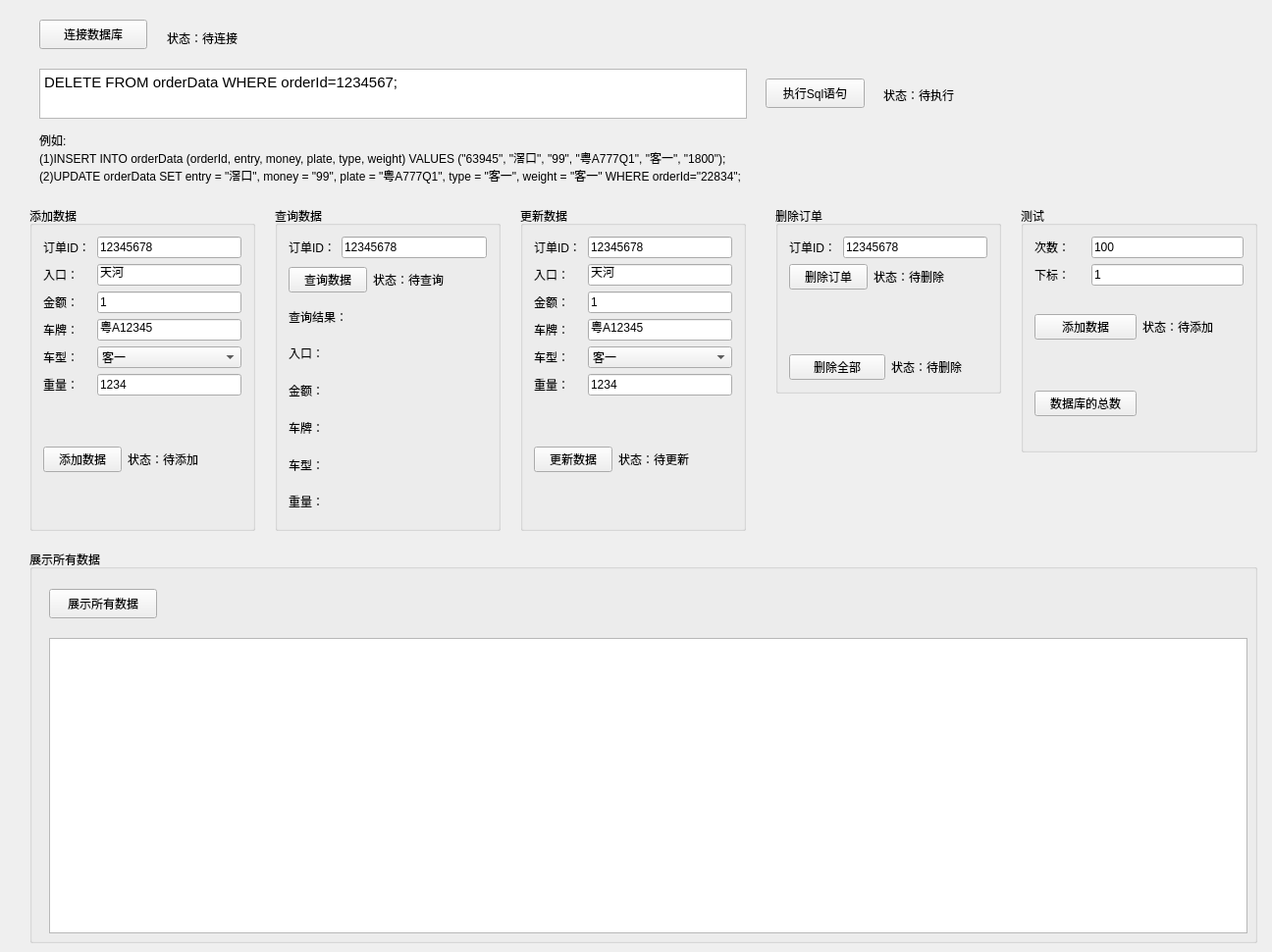
<?xml version="1.0" encoding="UTF-8"?>
<ui version="4.0">
 <class>DataBase_TestTool</class>
 <widget class="QWidget" name="DataBase_TestTool">
  <property name="geometry">
   <rect>
    <x>0</x>
    <y>0</y>
    <width>1296</width>
    <height>970</height>
   </rect>
  </property>
  <property name="windowTitle">
   <string>DataBase_TestTool</string>
  </property>
  <widget class="QPushButton" name="btn_connectDB">
   <property name="geometry">
    <rect>
     <x>40</x>
     <y>20</y>
     <width>110</width>
     <height>30</height>
    </rect>
   </property>
   <property name="text">
    <string>连接数据库</string>
   </property>
  </widget>
  <widget class="QLabel" name="label_connectStatus">
   <property name="geometry">
    <rect>
     <x>170</x>
     <y>30</y>
     <width>171</width>
     <height>17</height>
    </rect>
   </property>
   <property name="text">
    <string>状态：待连接</string>
   </property>
  </widget>
  <widget class="QGroupBox" name="groupBox">
   <property name="geometry">
    <rect>
     <x>30</x>
     <y>210</y>
     <width>230</width>
     <height>331</height>
    </rect>
   </property>
   <property name="title">
    <string>添加数据</string>
   </property>
   <layout class="QVBoxLayout" name="verticalLayout">
    <item>
     <layout class="QHBoxLayout" name="horizontalLayout" stretch="1,3">
      <item>
       <widget class="QLabel" name="label_orderId">
        <property name="text">
         <string>订单ID：</string>
        </property>
       </widget>
      </item>
      <item>
       <widget class="QLineEdit" name="lineEdit_orderId">
        <property name="text">
         <string>12345678</string>
        </property>
       </widget>
      </item>
     </layout>
    </item>
    <item>
     <layout class="QHBoxLayout" name="horizontalLayout_2" stretch="1,3">
      <item>
       <widget class="QLabel" name="label_orderId_2">
        <property name="text">
         <string>入口：</string>
        </property>
       </widget>
      </item>
      <item>
       <widget class="QLineEdit" name="lineEdit_entry">
        <property name="text">
         <string>天河</string>
        </property>
       </widget>
      </item>
     </layout>
    </item>
    <item>
     <layout class="QHBoxLayout" name="horizontalLayout_4" stretch="1,3">
      <item>
       <widget class="QLabel" name="label2">
        <property name="text">
         <string>金额：</string>
        </property>
       </widget>
      </item>
      <item>
       <widget class="QLineEdit" name="lineEdit_money">
        <property name="text">
         <string>1</string>
        </property>
       </widget>
      </item>
     </layout>
    </item>
    <item>
     <layout class="QHBoxLayout" name="horizontalLayout_5" stretch="1,3">
      <item>
       <widget class="QLabel" name="label_22">
        <property name="text">
         <string>车牌：</string>
        </property>
       </widget>
      </item>
      <item>
       <widget class="QLineEdit" name="lineEdit_plate">
        <property name="text">
         <string>粤A12345</string>
        </property>
       </widget>
      </item>
     </layout>
    </item>
    <item>
     <layout class="QHBoxLayout" name="horizontalLayout_6" stretch="1,3">
      <item>
       <widget class="QLabel" name="label_type">
        <property name="text">
         <string>车型：</string>
        </property>
       </widget>
      </item>
      <item>
       <widget class="QComboBox" name="comboBox_type">
        <item>
         <property name="text">
          <string>客一</string>
         </property>
        </item>
        <item>
         <property name="text">
          <string>客二</string>
         </property>
        </item>
        <item>
         <property name="text">
          <string>客三</string>
         </property>
        </item>
        <item>
         <property name="text">
          <string>客四</string>
         </property>
        </item>
        <item>
         <property name="text">
          <string>货一</string>
         </property>
        </item>
        <item>
         <property name="text">
          <string>货二</string>
         </property>
        </item>
        <item>
         <property name="text">
          <string>货三</string>
         </property>
        </item>
        <item>
         <property name="text">
          <string>货四</string>
         </property>
        </item>
       </widget>
      </item>
     </layout>
    </item>
    <item>
     <layout class="QHBoxLayout" name="horizontalLayout_7" stretch="1,3">
      <item>
       <widget class="QLabel" name="label_weight">
        <property name="text">
         <string>重量：</string>
        </property>
       </widget>
      </item>
      <item>
       <widget class="QLineEdit" name="lineEdit_weight">
        <property name="text">
         <string>1234</string>
        </property>
       </widget>
      </item>
     </layout>
    </item>
    <item>
     <layout class="QHBoxLayout" name="horizontalLayout_3" stretch="1,3">
      <item>
       <widget class="QPushButton" name="btn_add">
        <property name="text">
         <string>添加数据</string>
        </property>
       </widget>
      </item>
      <item>
       <widget class="QLabel" name="label_addDataStatus">
        <property name="text">
         <string>状态：待添加</string>
        </property>
       </widget>
      </item>
     </layout>
    </item>
   </layout>
  </widget>
  <widget class="QGroupBox" name="groupBox_2">
   <property name="geometry">
    <rect>
     <x>280</x>
     <y>210</y>
     <width>230</width>
     <height>331</height>
    </rect>
   </property>
   <property name="title">
    <string>查询数据</string>
   </property>
   <layout class="QVBoxLayout" name="verticalLayout_2">
    <item>
     <layout class="QHBoxLayout" name="horizontalLayout_8">
      <item>
       <widget class="QLabel" name="label_orderId_3">
        <property name="text">
         <string>订单ID：</string>
        </property>
       </widget>
      </item>
      <item>
       <widget class="QLineEdit" name="lineEdit_queryOrderID">
        <property name="text">
         <string>12345678</string>
        </property>
       </widget>
      </item>
     </layout>
    </item>
    <item>
     <layout class="QHBoxLayout" name="horizontalLayout_9" stretch="1,3">
      <item>
       <widget class="QPushButton" name="btn_query">
        <property name="text">
         <string>查询数据</string>
        </property>
       </widget>
      </item>
      <item>
       <widget class="QLabel" name="label_queryStatus">
        <property name="text">
         <string>状态：待查询</string>
        </property>
       </widget>
      </item>
     </layout>
    </item>
    <item>
     <widget class="QLabel" name="label">
      <property name="text">
       <string>查询结果：</string>
      </property>
     </widget>
    </item>
    <item>
     <layout class="QHBoxLayout" name="horizontalLayout_10" stretch="1,3">
      <item>
       <widget class="QLabel" name="label_orderId_4">
        <property name="text">
         <string>入口：</string>
        </property>
       </widget>
      </item>
      <item>
       <widget class="QLabel" name="label_entryQuery">
        <property name="text">
         <string/>
        </property>
       </widget>
      </item>
     </layout>
    </item>
    <item>
     <layout class="QHBoxLayout" name="horizontalLayout_11" stretch="1,3">
      <item>
       <widget class="QLabel" name="label_money_2">
        <property name="text">
         <string>金额：</string>
        </property>
       </widget>
      </item>
      <item>
       <widget class="QLabel" name="label_moneyQuery">
        <property name="text">
         <string/>
        </property>
       </widget>
      </item>
     </layout>
    </item>
    <item>
     <layout class="QHBoxLayout" name="horizontalLayout_12" stretch="1,3">
      <item>
       <widget class="QLabel" name="label_plateQuery22">
        <property name="text">
         <string>车牌：</string>
        </property>
       </widget>
      </item>
      <item>
       <widget class="QLabel" name="label_plateQuery">
        <property name="text">
         <string/>
        </property>
       </widget>
      </item>
     </layout>
    </item>
    <item>
     <layout class="QHBoxLayout" name="horizontalLayout_13" stretch="1,3">
      <item>
       <widget class="QLabel" name="label_type_2">
        <property name="text">
         <string>车型：</string>
        </property>
       </widget>
      </item>
      <item>
       <widget class="QLabel" name="label_typeQuery">
        <property name="text">
         <string/>
        </property>
       </widget>
      </item>
     </layout>
    </item>
    <item>
     <layout class="QHBoxLayout" name="horizontalLayout_14" stretch="1,3">
      <item>
       <widget class="QLabel" name="label_weight_2">
        <property name="text">
         <string>重量：</string>
        </property>
       </widget>
      </item>
      <item>
       <widget class="QLabel" name="label_weightQuery">
        <property name="text">
         <string/>
        </property>
       </widget>
      </item>
     </layout>
    </item>
   </layout>
  </widget>
  <widget class="QGroupBox" name="groupBox_3">
   <property name="geometry">
    <rect>
     <x>30</x>
     <y>560</y>
     <width>1251</width>
     <height>401</height>
    </rect>
   </property>
   <property name="title">
    <string>展示所有数据</string>
   </property>
   <widget class="QTableView" name="tableView">
    <property name="geometry">
     <rect>
      <x>20</x>
      <y>90</y>
      <width>1221</width>
      <height>301</height>
     </rect>
    </property>
   </widget>
   <widget class="QPushButton" name="btn_showAll">
    <property name="geometry">
     <rect>
      <x>20</x>
      <y>40</y>
      <width>110</width>
      <height>30</height>
     </rect>
    </property>
    <property name="text">
     <string>展示所有数据</string>
    </property>
   </widget>
  </widget>
  <widget class="QGroupBox" name="groupBox_4">
   <property name="geometry">
    <rect>
     <x>530</x>
     <y>210</y>
     <width>230</width>
     <height>331</height>
    </rect>
   </property>
   <property name="title">
    <string>更新数据</string>
   </property>
   <layout class="QVBoxLayout" name="verticalLayout_3">
    <item>
     <layout class="QHBoxLayout" name="horizontalLayout_15" stretch="1,3">
      <item>
       <widget class="QLabel" name="label_orderId_5">
        <property name="text">
         <string>订单ID：</string>
        </property>
       </widget>
      </item>
      <item>
       <widget class="QLineEdit" name="lineEdit_orderIdUpdate">
        <property name="text">
         <string>12345678</string>
        </property>
       </widget>
      </item>
     </layout>
    </item>
    <item>
     <layout class="QHBoxLayout" name="horizontalLayout_16" stretch="1,3">
      <item>
       <widget class="QLabel" name="label_orderId_6">
        <property name="text">
         <string>入口：</string>
        </property>
       </widget>
      </item>
      <item>
       <widget class="QLineEdit" name="lineEdit_entryUpdate">
        <property name="text">
         <string>天河</string>
        </property>
       </widget>
      </item>
     </layout>
    </item>
    <item>
     <layout class="QHBoxLayout" name="horizontalLayout_17" stretch="1,3">
      <item>
       <widget class="QLabel" name="label2_2">
        <property name="text">
         <string>金额：</string>
        </property>
       </widget>
      </item>
      <item>
       <widget class="QLineEdit" name="lineEdit_moneyUpdate">
        <property name="text">
         <string>1</string>
        </property>
       </widget>
      </item>
     </layout>
    </item>
    <item>
     <layout class="QHBoxLayout" name="horizontalLayout_18" stretch="1,3">
      <item>
       <widget class="QLabel" name="label_23">
        <property name="text">
         <string>车牌：</string>
        </property>
       </widget>
      </item>
      <item>
       <widget class="QLineEdit" name="lineEdit_plateUpdate">
        <property name="text">
         <string>粤A12345</string>
        </property>
       </widget>
      </item>
     </layout>
    </item>
    <item>
     <layout class="QHBoxLayout" name="horizontalLayout_19" stretch="1,3">
      <item>
       <widget class="QLabel" name="label_type_3">
        <property name="text">
         <string>车型：</string>
        </property>
       </widget>
      </item>
      <item>
       <widget class="QComboBox" name="comboBox_typeUpdate">
        <item>
         <property name="text">
          <string>客一</string>
         </property>
        </item>
        <item>
         <property name="text">
          <string>客二</string>
         </property>
        </item>
        <item>
         <property name="text">
          <string>客三</string>
         </property>
        </item>
        <item>
         <property name="text">
          <string>客四</string>
         </property>
        </item>
        <item>
         <property name="text">
          <string>货一</string>
         </property>
        </item>
        <item>
         <property name="text">
          <string>货二</string>
         </property>
        </item>
        <item>
         <property name="text">
          <string>货三</string>
         </property>
        </item>
        <item>
         <property name="text">
          <string>货四</string>
         </property>
        </item>
       </widget>
      </item>
     </layout>
    </item>
    <item>
     <layout class="QHBoxLayout" name="horizontalLayout_20" stretch="1,3">
      <item>
       <widget class="QLabel" name="label_weight_3">
        <property name="text">
         <string>重量：</string>
        </property>
       </widget>
      </item>
      <item>
       <widget class="QLineEdit" name="lineEdit_weightUpdate">
        <property name="text">
         <string>1234</string>
        </property>
       </widget>
      </item>
     </layout>
    </item>
    <item>
     <layout class="QHBoxLayout" name="horizontalLayout_21" stretch="1,3">
      <item>
       <widget class="QPushButton" name="btn_update">
        <property name="text">
         <string>更新数据</string>
        </property>
       </widget>
      </item>
      <item>
       <widget class="QLabel" name="label_updateDataStatus">
        <property name="text">
         <string>状态：待更新</string>
        </property>
       </widget>
      </item>
     </layout>
    </item>
   </layout>
  </widget>
  <widget class="QGroupBox" name="groupBox_5">
   <property name="geometry">
    <rect>
     <x>790</x>
     <y>210</y>
     <width>230</width>
     <height>191</height>
    </rect>
   </property>
   <property name="title">
    <string>删除订单</string>
   </property>
   <layout class="QVBoxLayout" name="verticalLayout_5">
    <item>
     <layout class="QHBoxLayout" name="horizontalLayout_22" stretch="1,3">
      <item>
       <widget class="QLabel" name="label_orderId_7">
        <property name="text">
         <string>订单ID：</string>
        </property>
       </widget>
      </item>
      <item>
       <widget class="QLineEdit" name="lineEdit_orderIdDelete">
        <property name="text">
         <string>12345678</string>
        </property>
       </widget>
      </item>
     </layout>
    </item>
    <item>
     <layout class="QHBoxLayout" name="horizontalLayout_23" stretch="1,3">
      <item>
       <widget class="QPushButton" name="btn_delete">
        <property name="text">
         <string>删除订单</string>
        </property>
       </widget>
      </item>
      <item>
       <widget class="QLabel" name="label_deleteDataStatus">
        <property name="text">
         <string>状态：待删除</string>
        </property>
       </widget>
      </item>
     </layout>
    </item>
    <item>
     <spacer name="verticalSpacer">
      <property name="orientation">
       <enum>Qt::Vertical</enum>
      </property>
      <property name="sizeHint" stdset="0">
       <size>
        <width>20</width>
        <height>33</height>
       </size>
      </property>
     </spacer>
    </item>
    <item>
     <layout class="QHBoxLayout" name="horizontalLayout_24">
      <item>
       <widget class="QPushButton" name="btn_deleteAll">
        <property name="text">
         <string>删除全部</string>
        </property>
       </widget>
      </item>
      <item>
       <widget class="QLabel" name="label_deleteAllStatus">
        <property name="text">
         <string>状态：待删除</string>
        </property>
       </widget>
      </item>
     </layout>
    </item>
   </layout>
  </widget>
  <widget class="QPushButton" name="btn_queryExec">
   <property name="geometry">
    <rect>
     <x>780</x>
     <y>80</y>
     <width>101</width>
     <height>30</height>
    </rect>
   </property>
   <property name="text">
    <string>执行Sql语句</string>
   </property>
  </widget>
  <widget class="QLabel" name="label_execSqlStatus">
   <property name="geometry">
    <rect>
     <x>900</x>
     <y>80</y>
     <width>211</width>
     <height>34</height>
    </rect>
   </property>
   <property name="text">
    <string>状态：待执行</string>
   </property>
  </widget>
  <widget class="QLabel" name="label_2">
   <property name="geometry">
    <rect>
     <x>40</x>
     <y>120</y>
     <width>961</width>
     <height>81</height>
    </rect>
   </property>
   <property name="text">
    <string>例如:
(1)INSERT INTO orderData (orderId, entry, money, plate, type, weight) VALUES (&quot;63945&quot;, &quot;滘口&quot;, &quot;99&quot;, &quot;粤A777Q1&quot;, &quot;客一&quot;, &quot;1800&quot;);
(2)UPDATE orderData SET entry = &quot;滘口&quot;, money = &quot;99&quot;, plate = &quot;粤A777Q1&quot;, type = &quot;客一&quot;, weight = &quot;客一&quot; WHERE orderId=&quot;22834&quot;;</string>
   </property>
  </widget>
  <widget class="QTextEdit" name="textEdit_sql">
   <property name="geometry">
    <rect>
     <x>40</x>
     <y>70</y>
     <width>721</width>
     <height>51</height>
    </rect>
   </property>
   <property name="html">
    <string>&lt;!DOCTYPE HTML PUBLIC &quot;-//W3C//DTD HTML 4.0//EN&quot; &quot;http://www.w3.org/TR/REC-html40/strict.dtd&quot;&gt;
&lt;html&gt;&lt;head&gt;&lt;meta name=&quot;qrichtext&quot; content=&quot;1&quot; /&gt;&lt;style type=&quot;text/css&quot;&gt;
p, li { white-space: pre-wrap; }
&lt;/style&gt;&lt;/head&gt;&lt;body style=&quot; font-family:'Ubuntu'; font-size:11pt; font-weight:400; font-style:normal;&quot;&gt;
&lt;p style=&quot; margin-top:0px; margin-bottom:0px; margin-left:0px; margin-right:0px; -qt-block-indent:0; text-indent:0px;&quot;&gt;DELETE FROM orderData WHERE orderId=1234567;&lt;/p&gt;&lt;/body&gt;&lt;/html&gt;</string>
   </property>
  </widget>
  <widget class="QGroupBox" name="groupBox_6">
   <property name="geometry">
    <rect>
     <x>1040</x>
     <y>210</y>
     <width>241</width>
     <height>251</height>
    </rect>
   </property>
   <property name="title">
    <string>测试</string>
   </property>
   <layout class="QVBoxLayout" name="verticalLayout_4">
    <item>
     <layout class="QHBoxLayout" name="horizontalLayout_25" stretch="1,3">
      <item>
       <widget class="QLabel" name="label_orderId_8">
        <property name="text">
         <string>次数：</string>
        </property>
       </widget>
      </item>
      <item>
       <widget class="QLineEdit" name="lineEdit_count">
        <property name="text">
         <string>100</string>
        </property>
       </widget>
      </item>
     </layout>
    </item>
    <item>
     <layout class="QHBoxLayout" name="horizontalLayout_26" stretch="1,3">
      <item>
       <widget class="QLabel" name="label_orderId_9">
        <property name="text">
         <string>下标：</string>
        </property>
       </widget>
      </item>
      <item>
       <widget class="QLineEdit" name="lineEdit_index">
        <property name="text">
         <string>1</string>
        </property>
       </widget>
      </item>
     </layout>
    </item>
    <item>
     <layout class="QHBoxLayout" name="horizontalLayout_27">
      <item>
       <widget class="QPushButton" name="btn_addDataMore">
        <property name="text">
         <string>添加数据</string>
        </property>
       </widget>
      </item>
      <item>
       <widget class="QLabel" name="label_addStatusMore">
        <property name="text">
         <string>状态：待添加</string>
        </property>
       </widget>
      </item>
     </layout>
    </item>
    <item>
     <layout class="QHBoxLayout" name="horizontalLayout_28">
      <item>
       <widget class="QPushButton" name="btn_dbTotalCount">
        <property name="text">
         <string>数据库的总数</string>
        </property>
       </widget>
      </item>
      <item>
       <widget class="QLabel" name="label_dbTotalCount">
        <property name="minimumSize">
         <size>
          <width>60</width>
          <height>0</height>
         </size>
        </property>
        <property name="cursor">
         <cursorShape>SizeHorCursor</cursorShape>
        </property>
        <property name="text">
         <string/>
        </property>
       </widget>
      </item>
     </layout>
    </item>
   </layout>
  </widget>
 </widget>
 <layoutdefault spacing="6" margin="11"/>
 <resources/>
 <connections/>
</ui>
